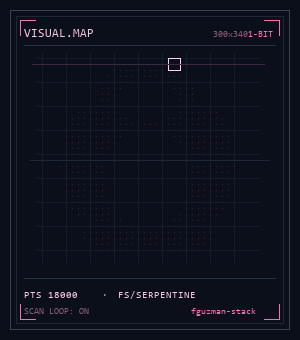
#> input picture assets/visual-map-tux.gif, 300 x 340 px
$ python generate_visual_map_gif.py --input ../assets/visual-map-tux.gif
#> lines starting #> are read from the running program, lines starting #| are printed output that depends on the picture
#!/usr/bin/env python3
"""Generate a retro VISUAL.MAP GIF for a GitHub profile README.

The default animation is an original 1-bit/terminal inspired particle map of
Tux with a continuous serpentine scanner. You can also pass --input to convert
your own logo/image into the same animated particle map.
"""

from __future__ import annotations

import argparse
import math
from pathlib import Path

from PIL import Image, ImageDraw, ImageFilter, ImageFont, ImageOps


WIDTH = 300
HEIGHT = 340

BG = "#0b0f19"
PANEL = "#0f1625"
GRID = "#172235"
GRID_HOT = "#26364f"
BORDER = "#ff4fb8"
TEXT = "#ffd1ec"
MUTED = "#8b5d75"
NEON = "#ff4fb8"
NEON_SOFT = "#bf2f86"
NEON_DIM = "#4a203a"
HOT = "#fff0fa"
CYAN = "#67e8f9"
AMBER = "#fbbf24"

MAP_X = 34
MAP_Y = 55
CELL = 4
GRID_W = 58
GRID_H = 54
DOT = 1


def load_font(size: int) -> ImageFont.ImageFont:
    candidates = [
        "C:/Windows/Fonts/consola.ttf",
        "C:/Windows/Fonts/lucon.ttf",
        "/usr/share/fonts/truetype/dejavu/DejaVuSansMono.ttf",
        "/System/Library/Fonts/Menlo.ttc",
    ]
    for candidate in candidates:
        path = Path(candidate)
        if path.exists():
            return ImageFont.truetype(str(path), size=size)
    return ImageFont.load_default()


FONT_8 = load_font(8)
FONT_9 = load_font(9)
FONT_10 = load_font(10)
FONT_12 = load_font(12)


def layer(size: int = 240) -> tuple[Image.Image, ImageDraw.ImageDraw]:
    image = Image.new("RGBA", (size, size), (0, 0, 0, 0))
    return image, ImageDraw.Draw(image)


# [83 lines left out: functions draw_default_tux_mask, default_points, not called in this run]


def points_from_image(path: Path) -> list[tuple[int, int, str]]:
    image = Image.open(path).convert("RGBA")
    alpha = image.getchannel("A")
    gray = ImageOps.grayscale(image)
    mask = Image.new("L", image.size, 0)
    mask.paste(gray, mask=alpha)
    mask = ImageOps.autocontrast(mask).resize((GRID_W, GRID_H), Image.Resampling.LANCZOS)
    points: list[tuple[int, int, str]] = []
    for gy in range(GRID_H):
        for gx in range(GRID_W):
            value = mask.getpixel((gx, gy))
            if value > 44:
                points.append((gx, gy, "hot" if value > 170 else "body"))
    return points


def serpentine(points: list[tuple[int, int, str]]) -> list[tuple[int, int, str]]:
    by_coord = {(gx, gy): part for gx, gy, part in points}
    ordered: list[tuple[int, int, str]] = []
    for gy in range(GRID_H):
        xs = range(GRID_W) if gy % 2 == 0 else range(GRID_W - 1, -1, -1)
        for gx in xs:
            part = by_coord.get((gx, gy))
            if part:
                ordered.append((gx, gy, part))
    return ordered


def dot_xy(gx: int, gy: int) -> tuple[int, int]:
    return MAP_X + gx * CELL, MAP_Y + gy * CELL


def draw_corner(draw: ImageDraw.ImageDraw, x: int, y: int, sx: int, sy: int) -> None:
    draw.line((x, y, x + sx * 14, y), fill=BORDER, width=1)
    draw.line((x, y, x, y + sy * 14), fill=BORDER, width=1)


def draw_base() -> Image.Image:
    image = Image.new("RGB", (WIDTH, HEIGHT), BG)
    draw = ImageDraw.Draw(image)

    draw.rounded_rectangle((8, 8, WIDTH - 9, HEIGHT - 9), radius=0, fill=PANEL, outline="#273348")
    draw.rectangle((15, 15, WIDTH - 16, HEIGHT - 16), outline="#334155")
    draw_corner(draw, 21, 21, 1, 1)
    draw_corner(draw, WIDTH - 22, 21, -1, 1)
    draw_corner(draw, 21, HEIGHT - 22, 1, -1)
    draw_corner(draw, WIDTH - 22, HEIGHT - 22, -1, -1)

    draw.text((24, 27), "VISUAL.MAP", fill=TEXT, font=FONT_12)
    draw.text((212, 30), "300x340", fill=MUTED, font=FONT_8)
    draw.text((250, 30), "1-BIT", fill=BORDER, font=FONT_8)
    draw.line((24, 44, WIDTH - 25, 44), fill="#334155")

    for gx in range(GRID_W + 1):
        x = MAP_X + gx * CELL
        color = GRID_HOT if gx % 8 == 0 else GRID
        draw.line((x, MAP_Y - 4, x, MAP_Y + GRID_H * CELL), fill=color)
    for gy in range(GRID_H + 1):
        y = MAP_Y + gy * CELL
        color = GRID_HOT if gy % 8 == 0 else GRID
        draw.line((MAP_X - 4, y, MAP_X + GRID_W * CELL, y), fill=color)

    draw.text((25, 255), "KERNEL//PULSE", fill=BORDER, font=FONT_9)
    draw.text((181, 255), "MODE: SERPENT", fill=MUTED, font=FONT_9)
    draw.line((24, 276, WIDTH - 25, 276), fill="#334155")
    draw.text((24, 289), "PTS 18000", fill=TEXT, font=FONT_10)
    draw.text((101, 289), "·", fill=BORDER, font=FONT_10)
    draw.text((117, 289), "FS/SERPENTINE", fill=TEXT, font=FONT_10)
    draw.text((24, 307), "SCAN LOOP: ON", fill=MUTED, font=FONT_9)
    draw.text((186, 307), "fguzman-stack", fill=BORDER, font=FONT_9)
    return image


def palette_for(part: str, intensity: float) -> str:
    if part == "eye":
        return CYAN if intensity > 0.5 else "#28606a"
    if part == "beak":
        return AMBER if intensity > 0.5 else "#6a501a"
    if part == "hot":
        return HOT if intensity > 0.72 else "#ff9ad0"
    if part == "soft":
        return "#ff8ac7" if intensity > 0.55 else NEON_SOFT
    return NEON if intensity > 0.5 else NEON_DIM


def draw_frame(base: Image.Image, ordered: list[tuple[int, int, str]], frame: int, total: int) -> Image.Image:
    image = base.copy().convert("RGBA")
    draw = ImageDraw.Draw(image)
    glow = Image.new("RGBA", (WIDTH, HEIGHT), (0, 0, 0, 0))
    glow_draw = ImageDraw.Draw(glow)

    count = len(ordered)
    head = int((frame / total) * count)
    tail = 92
    pulse = (math.sin((frame / total) * math.tau) + 1) / 2

    # Dim full logo is always present; the moving window redraws it hot.
    for index, (gx, gy, part) in enumerate(ordered):
        x, y = dot_xy(gx, gy)
        distance = (head - index) % count
        in_tail = distance < tail
        sparkle = (index * 17 + frame * 11) % 97 == 0
        intensity = 1.0 - (distance / tail) if in_tail else 0.18 + pulse * 0.05
        color = palette_for(part, intensity)
        radius = DOT + (1 if in_tail and distance < 18 else 0)

        if in_tail:
            glow_draw.ellipse((x - 5, y - 5, x + 5, y + 5), fill=(255, 79, 184, 34 + int(50 * intensity)))
        if sparkle:
            draw.line((x - 3, y, x + 3, y), fill=HOT)
            draw.line((x, y - 3, x, y + 3), fill=HOT)
        else:
            draw.rectangle((x - radius, y - radius, x + radius, y + radius), fill=color)

    sx, sy, _ = ordered[head % count]
    scan_x, scan_y = dot_xy(sx, sy)
    draw.rectangle((scan_x - 6, scan_y - 6, scan_x + 6, scan_y + 6), outline=HOT)
    draw.line((MAP_X - 8, scan_y, MAP_X + GRID_W * CELL + 4, scan_y), fill="#3b2942")
    draw.line((scan_x, MAP_Y - 7, scan_x, MAP_Y + GRID_H * CELL + 3), fill="#26364f")

    # Subtle CRT jitter/glitch bars.
    for offset in (0, 41, 83):
        gy = MAP_Y + ((frame * 3 + offset) % (GRID_H * CELL))
        draw.line((25, gy, WIDTH - 26, gy), fill="#111827")

    image = Image.alpha_composite(image, glow.filter(ImageFilter.GaussianBlur(3)))
    return image.convert("P", palette=Image.Palette.ADAPTIVE, colors=96)


def generate(points: list[tuple[int, int, str]], output: Path, frames: int, duration: int) -> None:
    ordered = serpentine(points)
    if not ordered:
        raise SystemExit("No points found. Try a higher-contrast input image.")
    base = draw_base()
    images = [draw_frame(base, ordered, frame, frames) for frame in range(frames)]
    output.parent.mkdir(parents=True, exist_ok=True)
    images[0].save(
        output,
        save_all=True,
        append_images=images[1:],
        duration=duration,
        loop=0,
        optimize=True,
        disposal=2,
    )


def main() -> None:
    parser = argparse.ArgumentParser(description="Generate a VISUAL.MAP retro GIF.")
    parser.add_argument("--input", type=Path, help="Optional logo/image used as the particle mask.")
    parser.add_argument("--output", type=Path, default=Path("assets/visual-map-tux.gif"))
    parser.add_argument("--frames", type=int, default=96)
    parser.add_argument("--duration", type=int, default=38, help="Frame duration in ms.")
    args = parser.parse_args()

    points = points_from_image(args.input) if args.input else default_points()
#> in points_from_image, `alpha = image.getchannel("A")`: alpha: PIL image 300x340 L; every value is 255
#> in points_from_image, `mask = Image.new("L", image.size, 0)`: mask: PIL image 300x340 L; every value is 0
#> in points_from_image, `mask = ImageOps.autocontrast(mask).resize((GRID_W, GRID_H), Image.Resa..`:
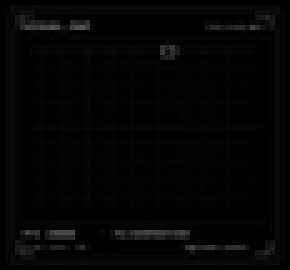
#> mask: PIL image 58x54 L (shown 5 times larger); min 0, max 82, mean 4
#> after the loop in points_from_image, `for gy in range(GRID_H):`: points = 47 items, first 6: (17, 4, 'body'), (5, 5, 'body'), (6, 5, 'body'), (7, 5, 'body'), (8, 5, 'body'), (9, 5, 'body')
    generate(points, args.output, args.frames, args.duration)
#> in serpentine, `by_coord = {(gx, gy): part for gx, gy, part in points}`: by_coord = 47 items
#> after the loop in serpentine, `for gy in range(GRID_H):`: ordered = 47 items, first 6: (17, 4, 'body'), (51, 5, 'body'), (50, 5, 'body'), (17, 5, 'body'), (16, 5, 'body'), (15, 5, 'body')
#> in draw_base, `image = Image.new("RGB", (WIDTH, HEIGHT), BG)`:
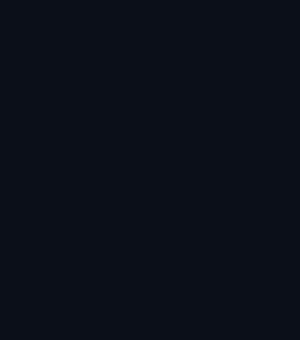
#> image: PIL image 300x340 RGB; mean R, G, B 11, 15, 25
#> in generate, `base = draw_base()`:
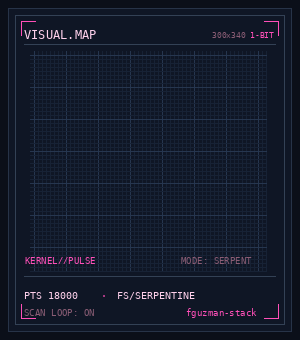
#> base: PIL image 300x340 RGB; mean R, G, B 20.4, 27.1, 43.3
#> in draw_frame, `glow = Image.new("RGBA", (WIDTH, HEIGHT), (0, 0, 0, 0))`: glow: PIL image 300x340 RGBA; every value is 0
#> in draw_frame, `count = len(ordered)`: count = 47
#> in draw_frame, `head = int((frame / total) * count)`: head = 0
#> the loop in draw_frame, `for index, (gx, gy, part) in enumerate(ordered):` made 47 passes
#> (gx, gy, x, y, distance, sparkle, intensity, color) on passes 1 to 12: (17, 4, 102, 71, 0, True, 1, '#ff4fb8'), (51, 5, 238, 75, 46, False, 0.5, '#4a203a'), (50, 5, 234, 75, 45, False, 0.511, '#ff4fb8'), (17, 5, 102, 75, 44, False, 0.522, '#ff4fb8'), (16, 5, 98, 75, 43, False, 0.533, '#ff4fb8'), (15, 5, 94, 75, 42, False, 0.543, '#ff4fb8'), (14, 5, 90, 75, 41, False, 0.554, '#ff4fb8'), (11, 5, 78, 75, 40, False, 0.565, '#ff4fb8'), (10, 5, 74, 75, 39, False, 0.576, '#ff4fb8'), (9, 5, 70, 75, 38, False, 0.587, '#ff4fb8'), (8, 5, 66, 75, 37, False, 0.598, '#ff4fb8'), (7, 5, 62, 75, 36, False, 0.609, '#ff4fb8')
#> in draw_frame, `sx, sy, _ = ordered[head % count]`: sx = 17; sy = 4
#> in draw_frame, `scan_x, scan_y = dot_xy(sx, sy)`: scan_x = 102; scan_y = 71
#> in draw_frame, `image = Image.alpha_composite(image, glow.filter(ImageFilter.GaussianB..`:
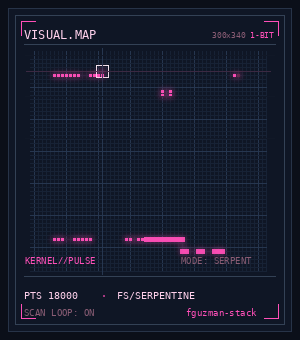
#> image: PIL image 300x340 RGBA; mean R, G, B, A 22.6, 27.5, 44.5, 255
#> the loop in draw_frame (call 2), `for index, (gx, gy, part) in enumerate(ordered):` made 47 passes
#> (gx, gy, x, y, distance, intensity, color, radius) on passes 1 to 12: (17, 4, 102, 71, 0, 1, '#ff4fb8', 2), (51, 5, 238, 75, 46, 0.5, '#4a203a', 1), (50, 5, 234, 75, 45, 0.511, '#ff4fb8', 1), (17, 5, 102, 75, 44, 0.522, '#ff4fb8', 1), (16, 5, 98, 75, 43, 0.533, '#ff4fb8', 1), (15, 5, 94, 75, 42, 0.543, '#ff4fb8', 1), (14, 5, 90, 75, 41, 0.554, '#ff4fb8', 1), (11, 5, 78, 75, 40, 0.565, '#ff4fb8', 1), (10, 5, 74, 75, 39, 0.576, '#ff4fb8', 1), (9, 5, 70, 75, 38, 0.587, '#ff4fb8', 1), (8, 5, 66, 75, 37, 0.598, '#ff4fb8', 1), (7, 5, 62, 75, 36, 0.609, '#ff4fb8', 1)
#> (gx, gy) on passes 41 to 46: (47, 49), (46, 49), (45, 49), (42, 49), (41, 49), (38, 49)
    print(f"Generated {args.output} ({len(points)} particles, {args.frames} frames)")
#| Generated assets/visual-map-tux.gif (47 particles, 96 frames)


if __name__ == "__main__":
    main()
